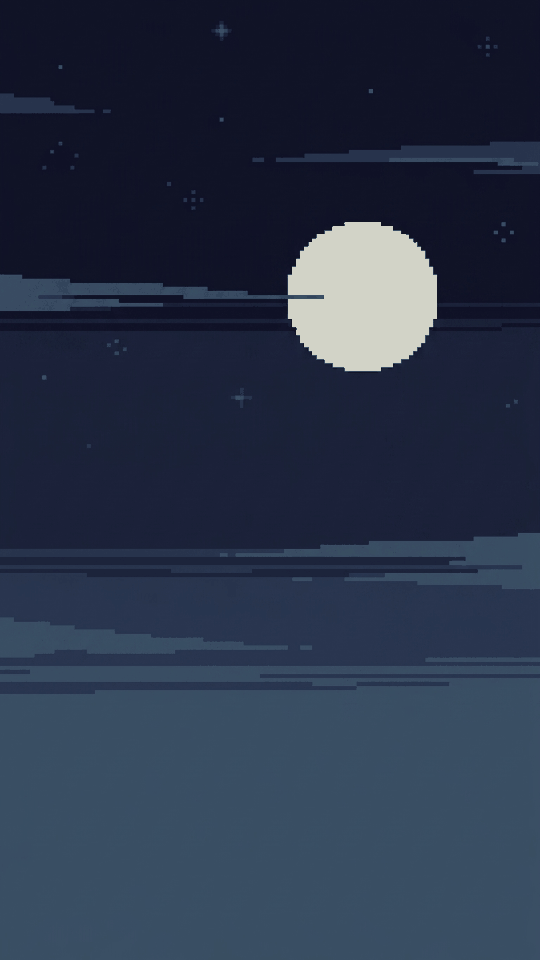
#> input picture asset/title/bg_sky.png, 1080 x 1920 px (shown at 1/2 size)
$ python build_backdrop.py
#> lines starting #> are read from the running program, lines starting #| are printed output that depends on the picture
"""Camp backdrop (N9-12): composited from the N1-2-REVISED production
title layers — the base camp IS the village the title shows, so the
backdrop reuses that art instead of a lower-quality fresh generation.
Night sky (moon high) over the hanok village, then a NIGHT-tinted scrim
heavy at the top and center so the camp's cards and buttons stay the
primary read (DESIGN.md dark meta grammar).
"""
from __future__ import annotations

from pathlib import Path

from PIL import Image

ROOT = Path(__file__).resolve().parents[2]
OUT = Path(__file__).resolve().parent
NIGHT = (22, 17, 13)


def main() -> None:
    sky = Image.open(ROOT / "asset" / "title" / "bg_sky.png").convert("RGBA")
    village = Image.open(ROOT / "asset" / "title" / "bg_village.png").convert("RGBA")
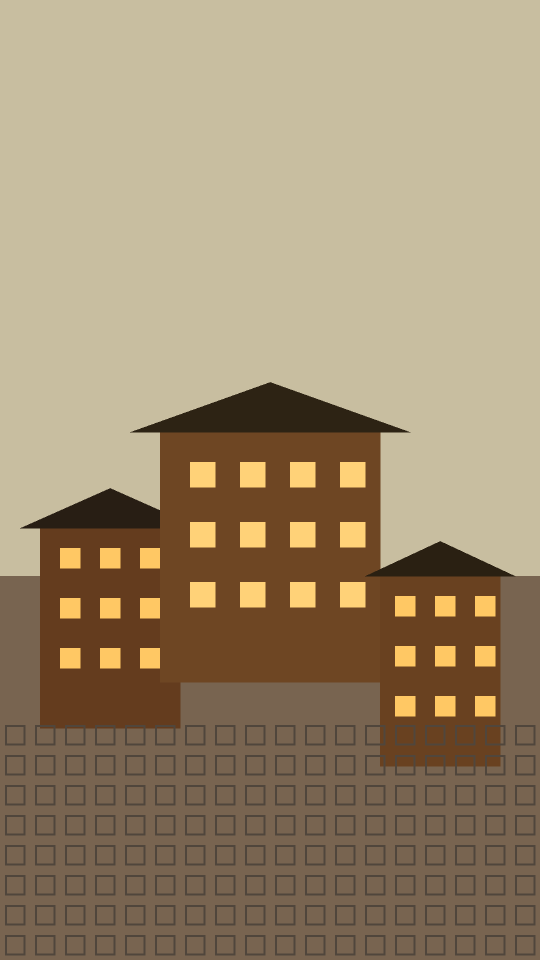
#> input picture asset/title/bg_village.png, 1080 x 1920 px (shown at 1/2 size)
    backdrop = sky.copy()
    backdrop.alpha_composite(village)
    # Scrim: strong at the top (title/stats zone), lighter toward the
    # village so the lanterns still glow through behind the buttons.
    scrim = Image.new("RGBA", backdrop.size, (0, 0, 0, 0))
#> scrim: PIL image 1080x1920 RGBA; every value is 0
    px = scrim.load()
    height = backdrop.size[1]
#> height = 1920
    for y in range(height):
        t = y / height
        alpha = int(215 - 70 * t)  # 215 top -> 145 bottom
        for x in range(backdrop.size[0]):
            px[x, y] = (*NIGHT, alpha)
    backdrop.alpha_composite(scrim)
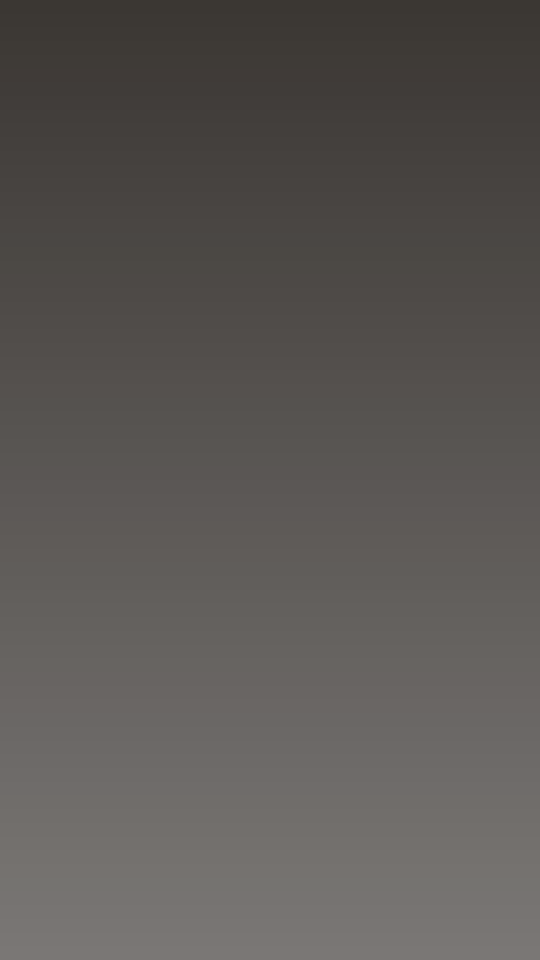
#> scrim: PIL image 1080x1920 RGBA (shown at 1/2 size); mean R, G, B, A 22, 17, 13, 179.5; transparent parts drawn white
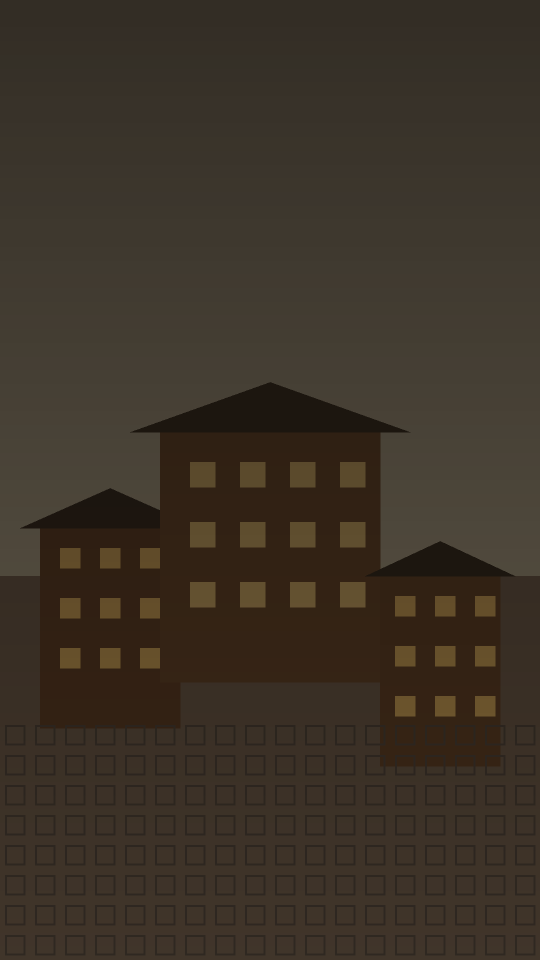
#> backdrop: PIL image 1080x1920 RGBA (shown at 1/2 size); mean R, G, B, A 59.6, 50.1, 39, 255
    backdrop.convert("RGB").save(OUT / "backdrop.png")
    print("backdrop.png", backdrop.size)
#| backdrop.png (1080, 1920)


if __name__ == "__main__":
    OUT.mkdir(parents=True, exist_ok=True)
    main()
